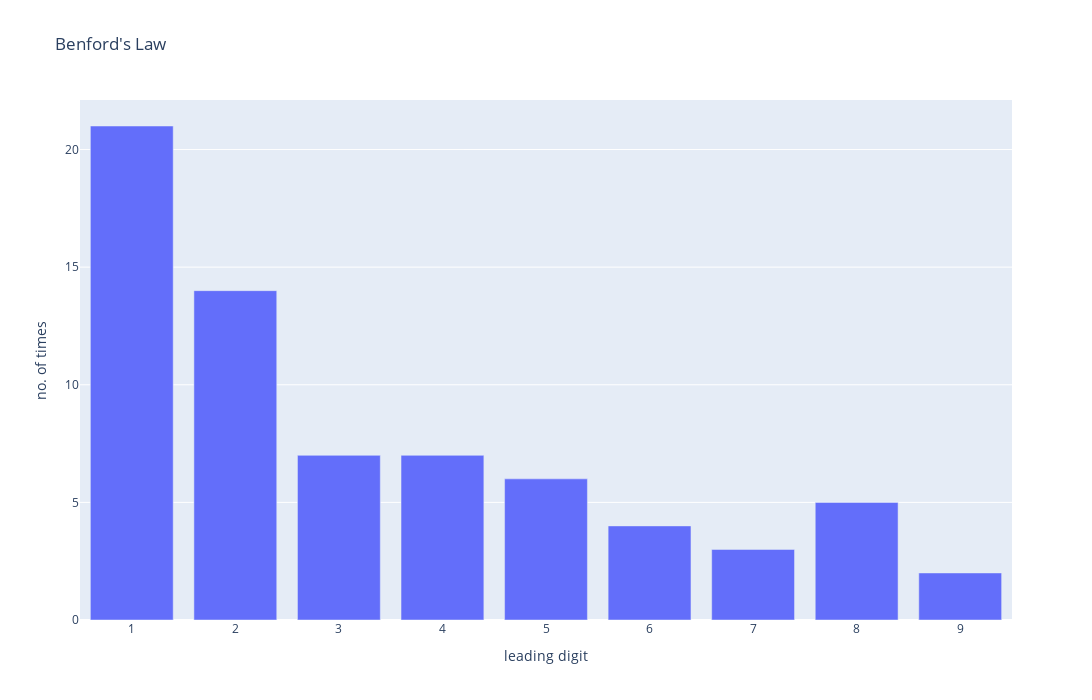
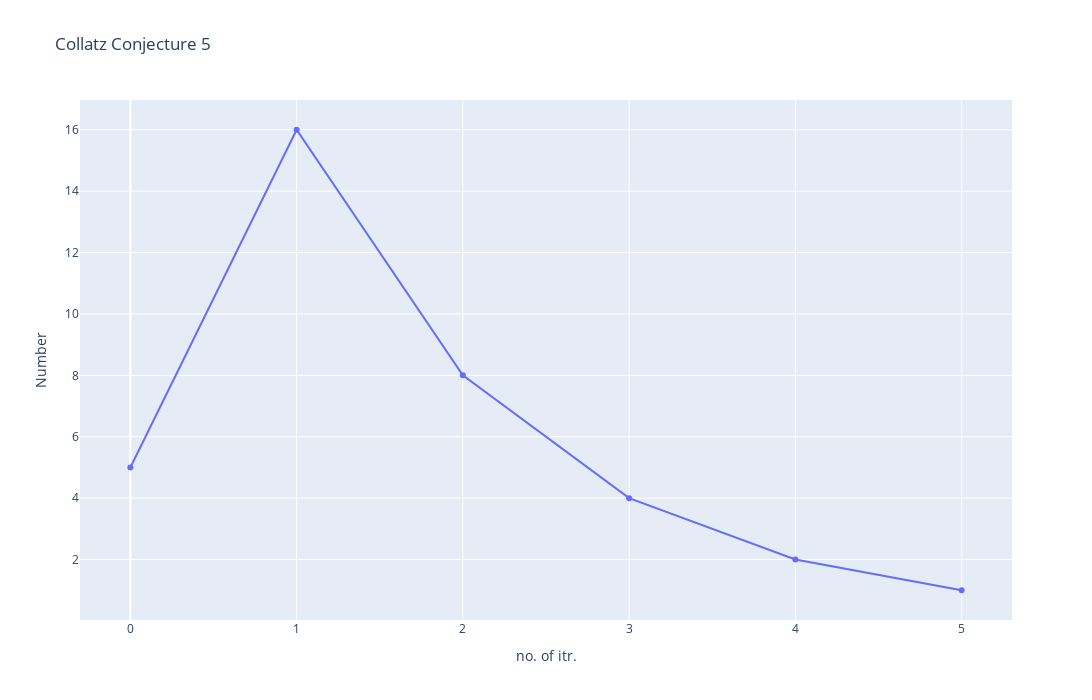

Source (notebook cell) for these figures, in order:
### Code cell
plot_leading_digit(295147905179352825856) # 2**68
plot_collatz(5)

### Figure 1 — Plotly figure (JSON) as saved in the notebook; plotly's stock layout.template omitted (floating-point values rounded to 4 significant figures)
{"data": [{"type": "bar", "x": [2, 1, 7, 3, 9, 4, 5, 8, 6], "y": [14, 21, 3, 7, 2, 7, 6, 5, 4]}], "layout": {"height": 700, "title": {"text": "Benford's Law"}, "width": 1750, "xaxis": {"title": {"text": "leading digit"}}, "yaxis": {"title": {"text": "no. of times"}}}}

### Figure 2 — Plotly figure (JSON) as saved in the notebook; plotly's stock layout.template omitted (floating-point values rounded to 4 significant figures)
{"data": [{"mode": "lines+markers", "type": "scatter", "x": [0, 1, 2, 3, 4, 5], "y": [5, 16, 8, 4, 2, 1]}], "layout": {"height": 700, "title": {"text": "Collatz Conjecture 5"}, "width": 1750, "xaxis": {"title": {"text": "no. of itr."}}, "yaxis": {"title": {"text": "Number"}}}}
